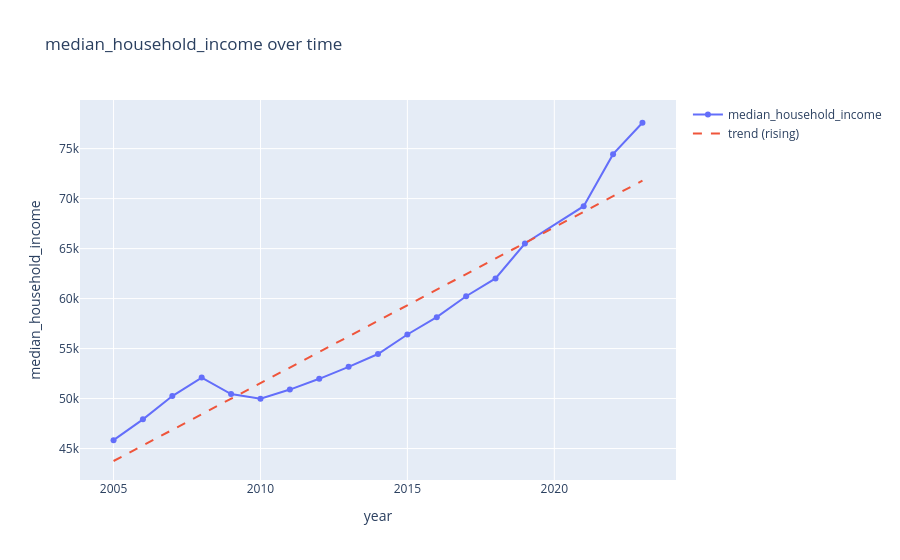
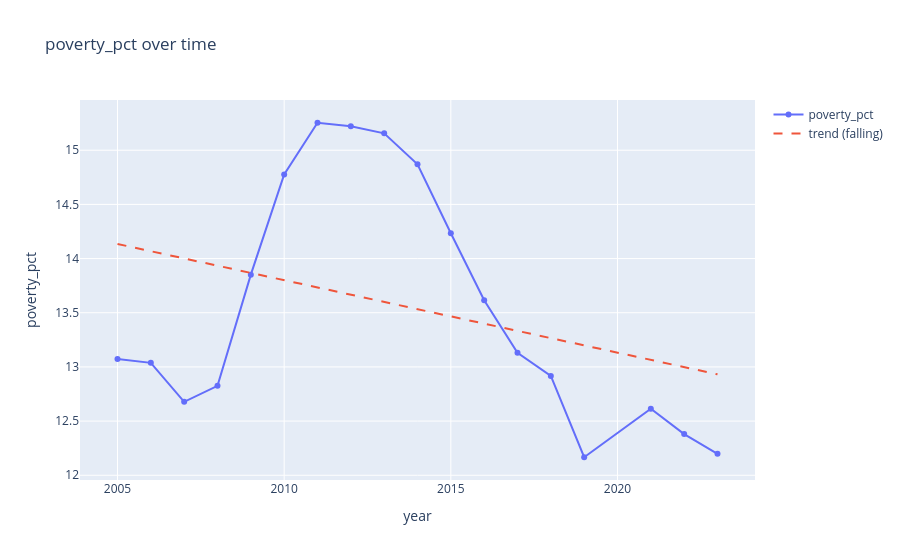
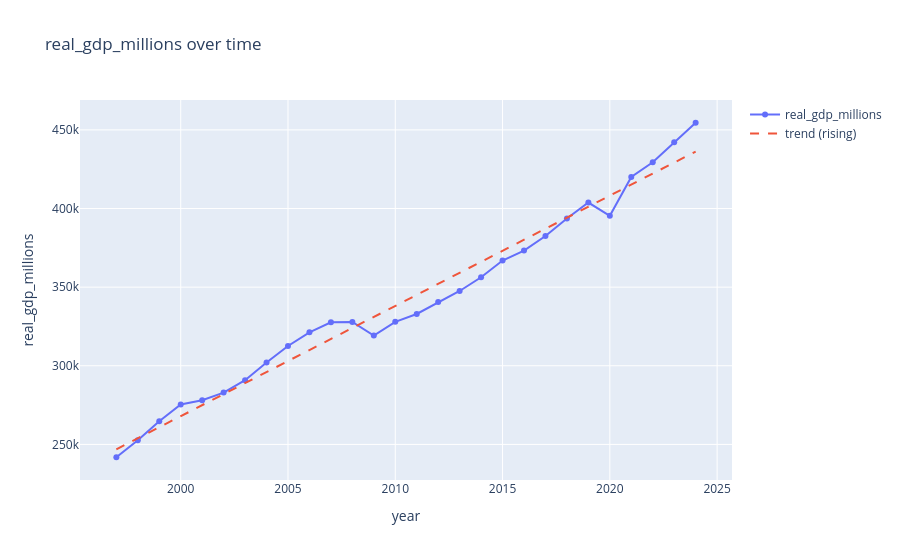
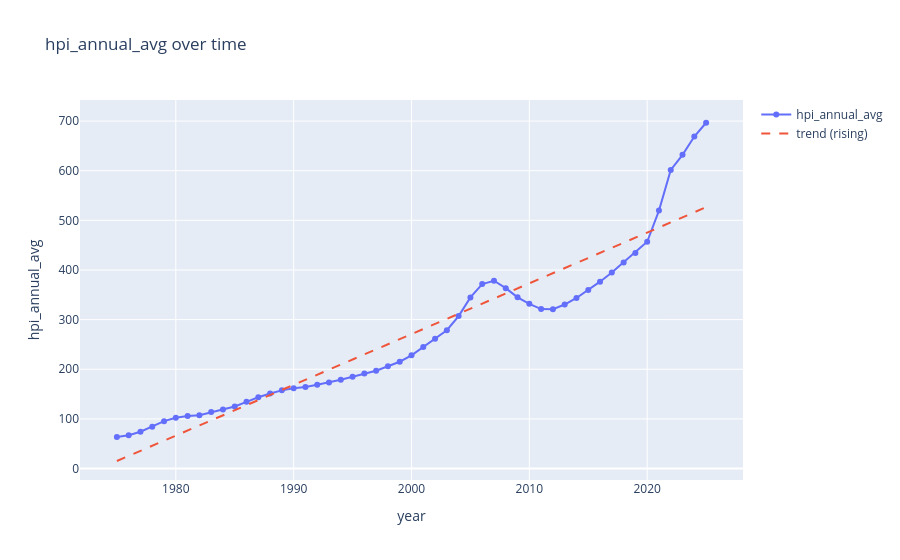

Notebook cell for these charts, in order:
### Markdown cell above
## Time Series Trends

### Code cell
from pipeline.analyze import time_series_trends

# Specify the time column name used in your data
TIME_COL = "year"  # UPDATE if your data uses a different column

for name, df in datasets.items():
    if TIME_COL not in df.columns:
        print(f"{name}: no '{TIME_COL}' column, skipping trends.")
        continue
    print(f"\n--- {name} ---")
    trends = time_series_trends(df, time_col=TIME_COL)
    display(trends["summary"])
    for fig in trends["figures"]:
        fig.show()

### Figure 1 — Plotly figure (JSON) as saved in the notebook; plotly's stock layout.template omitted (floating-point values rounded to 4 significant figures)
{"data": [{"mode": "lines+markers", "name": "median_household_income", "type": "scatter", "x": [2005, 2006, 2007, 2008, 2009, 2010, 2011, 2012, 2013, 2014, 2015, 2016, 2017, 2018, 2019, 2021, 2022, 2023], "y": [45840.0, 47920.0, 50250.0, 52100.0, 50450.0, 49970.0, 50900.0, 51970.0, 53170.0, 54450.0, 56410.0, 58140.0, 60240.0, 62010.0, 65510.0, 69240.0, 74450.0, 77590.0]}, {"line": {"dash": "dash"}, "mode": "lines", "name": "trend (rising)", "type": "scatter", "x": [2005, 2006, 2007, 2008, 2009, 2010, 2011, 2012, 2013, 2014, 2015, 2016, 2017, 2018, 2019, 2021, 2022, 2023], "y": [43750.0, 45310.0, 46870.0, 48430.0, 49990.0, 51540.0, 53100.0, 54660.0, 56220.0, 57780.0, 59330.0, 60890.0, 62450.0, 64010.0, 65570.0, 68680.0, 70240.0, 71800.0]}], "layout": {"title": {"text": "median_household_income over time"}, "xaxis": {"title": {"text": "year"}}, "yaxis": {"title": {"text": "median_household_income"}}}}

### Figure 2 — Plotly figure (JSON) as saved in the notebook; plotly's stock layout.template omitted (floating-point values rounded to 4 significant figures)
{"data": [{"mode": "lines+markers", "name": "poverty_pct", "type": "scatter", "x": [2005, 2006, 2007, 2008, 2009, 2010, 2011, 2012, 2013, 2014, 2015, 2016, 2017, 2018, 2019, 2021, 2022, 2023], "y": [13.07, 13.04, 12.68, 12.83, 13.85, 14.78, 15.25, 15.22, 15.16, 14.87, 14.23, 13.61, 13.13, 12.92, 12.17, 12.61, 12.38, 12.2]}, {"line": {"dash": "dash"}, "mode": "lines", "name": "trend (falling)", "type": "scatter", "x": [2005, 2006, 2007, 2008, 2009, 2010, 2011, 2012, 2013, 2014, 2015, 2016, 2017, 2018, 2019, 2021, 2022, 2023], "y": [14.13, 14.07, 14.0, 13.93, 13.87, 13.8, 13.73, 13.67, 13.6, 13.53, 13.47, 13.4, 13.33, 13.27, 13.2, 13.07, 13.0, 12.93]}], "layout": {"title": {"text": "poverty_pct over time"}, "xaxis": {"title": {"text": "year"}}, "yaxis": {"title": {"text": "poverty_pct"}}}}

### Figure 3 — Plotly figure (JSON) as saved in the notebook; plotly's stock layout.template omitted (floating-point values rounded to 4 significant figures)
{"data": [{"mode": "lines+markers", "name": "real_gdp_millions", "type": "scatter", "x": [1997, 1998, 1999, 2000, 2001, 2002, 2003, 2004, 2005, 2006, 2007, 2008, 2009, 2010, 2011, 2012, 2013, 2014, 2015, 2016, 2017, 2018, 2019, 2020, 2021, 2022, 2023, 2024], "y": [241800.0, 252600.0, 264800.0, 275400.0, 278100.0, 282900.0, 290800.0, 302100.0, 312600.0, 321300.0, 327600.0, 327900.0, 319200.0, 327900.0, 332900.0, 340500.0, 347600.0, 356300.0, 366900.0, 373200.0, 382500.0, 393600.0, 403800.0, 395400.0, 420000.0, 429400.0, 442200.0, 454500.0]}, {"line": {"dash": "dash"}, "mode": "lines", "name": "trend (rising)", "type": "scatter", "x": [1997, 1998, 1999, 2000, 2001, 2002, 2003, 2004, 2005, 2006, 2007, 2008, 2009, 2010, 2011, 2012, 2013, 2014, 2015, 2016, 2017, 2018, 2019, 2020, 2021, 2022, 2023, 2024], "y": [246900.0, 253900.0, 260900.0, 267900.0, 275000.0, 282000.0, 289000.0, 296000.0, 303000.0, 310000.0, 317000.0, 324000.0, 331100.0, 338100.0, 345100.0, 352100.0, 359100.0, 366100.0, 373100.0, 380100.0, 387200.0, 394200.0, 401200.0, 408200.0, 415200.0, 422200.0, 429200.0, 436200.0]}], "layout": {"title": {"text": "real_gdp_millions over time"}, "xaxis": {"title": {"text": "year"}}, "yaxis": {"title": {"text": "real_gdp_millions"}}}}

### Figure 4 — Plotly figure (JSON) as saved in the notebook; plotly's stock layout.template omitted (floating-point values rounded to 4 significant figures)
{"data": [{"mode": "lines+markers", "name": "hpi_annual_avg", "type": "scatter", "x": [1975, 1976, 1977, 1978, 1979, 1980, 1981, 1982, 1983, 1984, 1985, 1986, 1987, 1988, 1989, 1990, 1991, 1992, 1993, 1994, 1995, 1996, 1997, 1998, 1999, 2000, 2001, 2002, 2003, 2004, 2005, 2006, 2007, 2008, 2009, 2010, 2011, 2012, 2013, 2014, 2015, 2016, 2017, 2018, 2019, 2020, 2021, 2022, 2023, 2024, 2025], "y": [63.5, 67.19, 74.02, 83.92, 95.41, 102.2, 105.8, 107.3, 113.7, 119.1, 125.0, 134.3, 143.7, 151.2, 157.4, 161.5, 164.4, 168.9, 173.5, 178.8, 184.9, 191.3, 197.0, 206.1, 215.2, 228.1, 244.9, 261.3, 278.6, 307.1, 344.7, 371.6, 378.3, 363.4, 345.0, 331.9, 321.1, 320.8, 330.4, 343.6, 359.5, 376.4, 394.7, 415.3, 434.3, 456.8, 519.7, 601.6, 632.0, 668.9, 696.6]}, {"line": {"dash": "dash"}, "mode": "lines", "name": "trend (rising)", "type": "scatter", "x": [1975, 1976, 1977, 1978, 1979, 1980, 1981, 1982, 1983, 1984, 1985, 1986, 1987, 1988, 1989, 1990, 1991, 1992, 1993, 1994, 1995, 1996, 1997, 1998, 1999, 2000, 2001, 2002, 2003, 2004, 2005, 2006, 2007, 2008, 2009, 2010, 2011, 2012, 2013, 2014, 2015, 2016, 2017, 2018, 2019, 2020, 2021, 2022, 2023, 2024, 2025], "y": [15.13, 25.36, 35.59, 45.82, 56.04, 66.27, 76.5, 86.73, 96.95, 107.2, 117.4, 127.6, 137.9, 148.1, 158.3, 168.5, 178.8, 189.0, 199.2, 209.5, 219.7, 229.9, 240.1, 250.4, 260.6, 270.8, 281.0, 291.3, 301.5, 311.7, 322.0, 332.2, 342.4, 352.6, 362.9, 373.1, 383.3, 393.5, 403.8, 414.0, 424.2, 434.5, 444.7, 454.9, 465.1, 475.4, 485.6, 495.8, 506.0, 516.3, 526.5]}], "layout": {"title": {"text": "hpi_annual_avg over time"}, "xaxis": {"title": {"text": "year"}}, "yaxis": {"title": {"text": "hpi_annual_avg"}}}}
